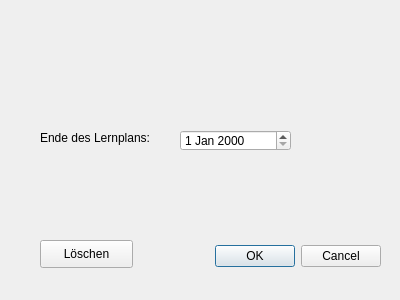
<?xml version="1.0" encoding="UTF-8"?>
<ui version="4.0">
 <class>lernplanUI</class>
 <widget class="QDialog" name="lernplanUI">
  <property name="geometry">
   <rect>
    <x>0</x>
    <y>0</y>
    <width>400</width>
    <height>300</height>
   </rect>
  </property>
  <property name="windowTitle">
   <string>Dialog</string>
  </property>
  <widget class="QDialogButtonBox" name="buttonBox">
   <property name="geometry">
    <rect>
     <x>40</x>
     <y>240</y>
     <width>341</width>
     <height>32</height>
    </rect>
   </property>
   <property name="orientation">
    <enum>Qt::Horizontal</enum>
   </property>
   <property name="standardButtons">
    <set>QDialogButtonBox::Cancel|QDialogButtonBox::Ok</set>
   </property>
  </widget>
  <widget class="QDateEdit" name="EndDatum">
   <property name="geometry">
    <rect>
     <x>180</x>
     <y>130</y>
     <width>111</width>
     <height>21</height>
    </rect>
   </property>
  </widget>
  <widget class="QLabel" name="label_2">
   <property name="geometry">
    <rect>
     <x>40</x>
     <y>130</y>
     <width>121</width>
     <height>16</height>
    </rect>
   </property>
   <property name="text">
    <string>Ende des Lernplans:</string>
   </property>
  </widget>
  <widget class="QPushButton" name="Loeschen">
   <property name="geometry">
    <rect>
     <x>40</x>
     <y>240</y>
     <width>93</width>
     <height>28</height>
    </rect>
   </property>
   <property name="text">
    <string>Löschen</string>
   </property>
  </widget>
 </widget>
 <resources/>
 <connections>
  <connection>
   <sender>buttonBox</sender>
   <signal>accepted()</signal>
   <receiver>lernplanUI</receiver>
   <slot>accept()</slot>
   <hints>
    <hint type="sourcelabel">
     <x>248</x>
     <y>254</y>
    </hint>
    <hint type="destinationlabel">
     <x>157</x>
     <y>274</y>
    </hint>
   </hints>
  </connection>
  <connection>
   <sender>buttonBox</sender>
   <signal>rejected()</signal>
   <receiver>lernplanUI</receiver>
   <slot>reject()</slot>
   <hints>
    <hint type="sourcelabel">
     <x>316</x>
     <y>260</y>
    </hint>
    <hint type="destinationlabel">
     <x>286</x>
     <y>274</y>
    </hint>
   </hints>
  </connection>
 </connections>
</ui>
